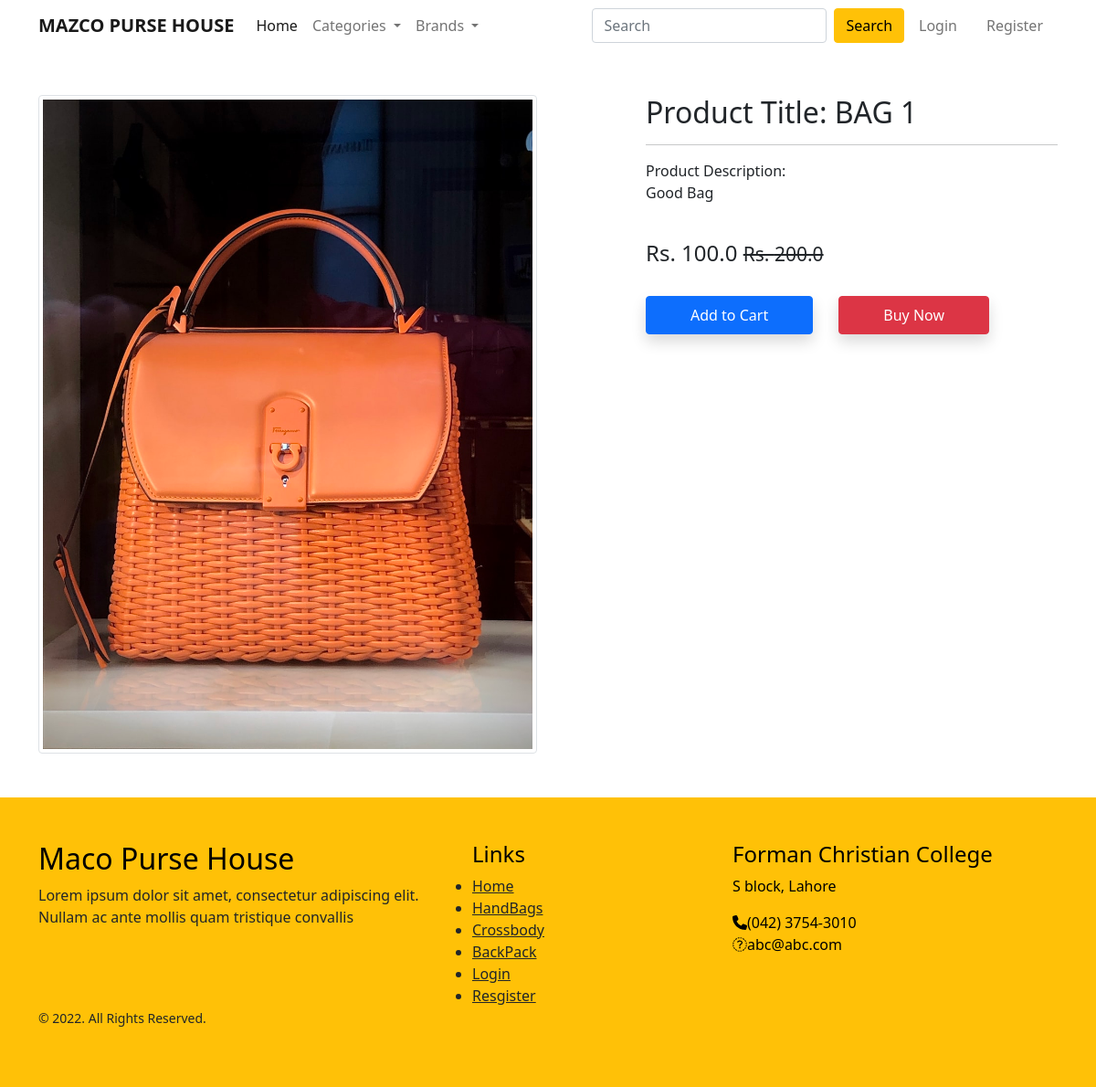
Screenshot of /product-detail/2 with the database file from the repository.
### app/models.py (models this page shows, shortened)
class Product(models.Model):
    title= models.CharField(max_length= 200)
    selling_price = models.FloatField()
    discounted_price = models.FloatField()
    description = models.TextField()
    brand = models.CharField(max_length= 200)
    category = models.CharField ( choices=CATEGORY_CHOICES, max_length = 2)
    product_image = models.ImageField(upload_to = 'productimg')

### app/views.py (the view)
# urls.py: path('product-detail/<int:pk>', views.ProductDetailView.as_view(), name='product-detail'),
class ProductDetailView(View):
    def get(self, request, pk):
       product = Product.objects.get(pk = pk)
       return render(request, 'app/productdetail.html', {'product':product})

### app/templates/app/productdetail.html (shortened to what this page needs)
{% extends 'app/base.html' %}
{% load static %}
{% block main-content %}
<div class="container my-5">
 <div class="row">
  <div class="col-sm-6 text-center align-self-center">
   <img src="{{product.product_image.url}}" alt="" class="img-fluid img-thumbnail">
  </div>
  <div class="col-sm-5 offset-sm-1">
   <h2>Product Title: {{product.title}}</h2>
   <hr>
   <p>Product Description: <br> {{product.description}}</p> <br>
   <h4>Rs. {{product.discounted_price}} <small class="fw-light text-decoration-line-through"> Rs. {{product.selling_price}}</small> </h4>
   <h4>  </h4> <br>
   <a href="{% url 'add-to-cart' %}" class="btn btn-primary shadow px-5 py-2">Add to Cart</a>
   <a href="{% url 'buy-now' %}" class="btn btn-danger shadow px-5 py-2 ms-4">Buy Now</a>
  </div>
 </div>
</div>
{% endblock main-content %}

### rows the page displays
Product: product_image (picture), title "BAG 1", description "Good Bag", discounted_price "100.0", selling_price "200.0"
